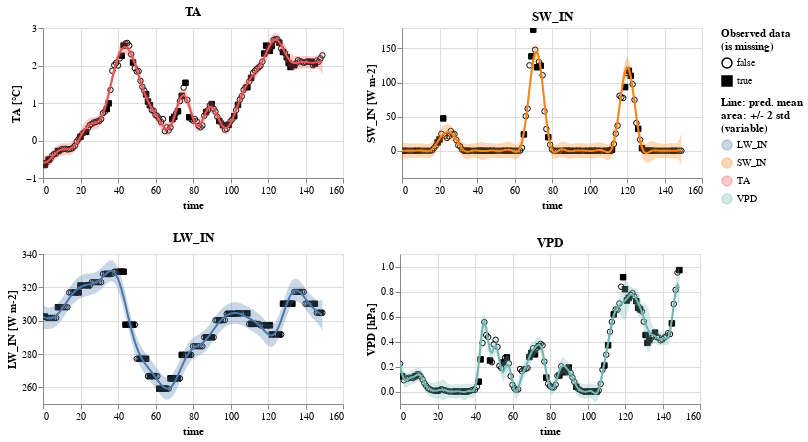

The code cell stored with this chart in its notebook:
### Code cell
res_r_gaps.display_results(plot_args = {'bind_interaction': False})

### Figure 1 — Vega-Lite specification as saved in the notebook (floating-point values rounded to 4 significant figures; data arrays with more than 128 entries replaced by an {"elided": "..."} marker saying what was removed)
{"config": {"view": {"continuousWidth": 400, "continuousHeight": 300}}, "vconcat": [{"hconcat": [{"layer": [{"data": {"name": "data-4444305ed2dd5fb34d6ea715918f0433"}, "mark": {"type": "point", "color": "black", "fillOpacity": 1, "strokeWidth": 1}, "encoding": {"fill": {"field": "is_missing", "legend": {"title": ["Observed data", "(is missing)"]}, "scale": {"range": ["#ffffff00", "black"]}, "type": "nominal"}, "shape": {"field": "is_missing", "type": "nominal"}, "x": {"field": "time", "type": "quantitative"}, "y": {"field": "value", "scale": {"zero": false}, "title": "TA [°C]", "type": "quantitative"}}}, {"layer": [{"mark": "errorband", "encoding": {"color": {"field": "variable", "legend": {"title": ["Line: pred. mean", "area: +/- 2 std", "(variable)"]}, "type": "nominal"}, "tooltip": [{"field": "std", "format": ".4", "type": "quantitative"}, {"field": "mean", "format": ".4", "type": "quantitative"}], "x": {"field": "time", "type": "quantitative"}, "y": {"field": "err_low", "scale": {"zero": false}, "title": "TA [°C]", "type": "quantitative"}, "y2": {"field": "err_high"}}, "height": 150, "transform": [{"calculate": "datum.mean - 2 * datum.std", "as": "err_low"}, {"calculate": "datum.mean + 2 * datum.std", "as": "err_high"}], "width": 300}, {"mark": "line", "encoding": {"color": {"field": "variable", "type": "nominal"}, "x": {"field": "time", "type": "quantitative"}, "y": {"field": "mean", "scale": {"zero": false}, "title": "TA [°C]", "type": "quantitative"}}, "selection": {"selector001": {"type": "interval", "bind": "scales"}}, "title": "TA"}], "data": {"name": "data-b3a64dd73ccee3ac8161964131b6802f"}}]}, {"layer": [{"data": {"name": "data-208d0b466b3e77f592197092974c820e"}, "mark": {"type": "point", "color": "black", "fillOpacity": 1, "strokeWidth": 1}, "encoding": {"fill": {"field": "is_missing", "legend": {"title": ["Observed data", "(is missing)"]}, "scale": {"range": ["#ffffff00", "black"]}, "type": "nominal"}, "shape": {"field": "is_missing", "type": "nominal"}, "x": {"field": "time", "type": "quantitative"}, "y": {"field": "value", "scale": {"zero": false}, "title": "SW_IN [W m-2]", "type": "quantitative"}}}, {"layer": [{"mark": "errorband", "encoding": {"color": {"field": "variable", "legend": {"title": ["Line: pred. mean", "area: +/- 2 std", "(variable)"]}, "type": "nominal"}, "tooltip": [{"field": "std", "format": ".4", "type": "quantitative"}, {"field": "mean", "format": ".4", "type": "quantitative"}], "x": {"field": "time", "type": "quantitative"}, "y": {"field": "err_low", "scale": {"zero": false}, "title": "SW_IN [W m-2]", "type": "quantitative"}, "y2": {"field": "err_high"}}, "height": 150, "transform": [{"calculate": "datum.mean - 2 * datum.std", "as": "err_low"}, {"calculate": "datum.mean + 2 * datum.std", "as": "err_high"}], "width": 300}, {"mark": "line", "encoding": {"color": {"field": "variable", "type": "nominal"}, "x": {"field": "time", "type": "quantitative"}, "y": {"field": "mean", "scale": {"zero": false}, "title": "SW_IN [W m-2]", "type": "quantitative"}}, "selection": {"selector002": {"type": "interval", "bind": "scales"}}, "title": "SW_IN"}], "data": {"name": "data-a09eb0ee5d830976416c7132a9dbe952"}}]}]}, {"hconcat": [{"layer": [{"data": {"name": "data-f3902519fdae8ed84935978a4731e92a"}, "mark": {"type": "point", "color": "black", "fillOpacity": 1, "strokeWidth": 1}, "encoding": {"fill": {"field": "is_missing", "legend": {"title": ["Observed data", "(is missing)"]}, "scale": {"range": ["#ffffff00", "black"]}, "type": "nominal"}, "shape": {"field": "is_missing", "type": "nominal"}, "x": {"field": "time", "type": "quantitative"}, "y": {"field": "value", "scale": {"zero": false}, "title": "LW_IN [W m-2]", "type": "quantitative"}}}, {"layer": [{"mark": "errorband", "encoding": {"color": {"field": "variable", "legend": {"title": ["Line: pred. mean", "area: +/- 2 std", "(variable)"]}, "type": "nominal"}, "tooltip": [{"field": "std", "format": ".4", "type": "quantitative"}, {"field": "mean", "format": ".4", "type": "quantitative"}], "x": {"field": "time", "type": "quantitative"}, "y": {"field": "err_low", "scale": {"zero": false}, "title": "LW_IN [W m-2]", "type": "quantitative"}, "y2": {"field": "err_high"}}, "height": 150, "transform": [{"calculate": "datum.mean - 2 * datum.std", "as": "err_low"}, {"calculate": "datum.mean + 2 * datum.std", "as": "err_high"}], "width": 300}, {"mark": "line", "encoding": {"color": {"field": "variable", "type": "nominal"}, "x": {"field": "time", "type": "quantitative"}, "y": {"field": "mean", "scale": {"zero": false}, "title": "LW_IN [W m-2]", "type": "quantitative"}}, "selection": {"selector003": {"type": "interval", "bind": "scales"}}, "title": "LW_IN"}], "data": {"name": "data-a2f265952531d9c72035a440adec5a26"}}]}, {"layer": [{"data": {"name": "data-e2b44019a2b9c76e9e0ce01b3510c6cf"}, "mark": {"type": "point", "color": "black", "fillOpacity": 1, "strokeWidth": 1}, "encoding": {"fill": {"field": "is_missing", "legend": {"title": ["Observed data", "(is missing)"]}, "scale": {"range": ["#ffffff00", "black"]}, "type": "nominal"}, "shape": {"field": "is_missing", "type": "nominal"}, "x": {"field": "time", "type": "quantitative"}, "y": {"field": "value", "scale": {"zero": false}, "title": "VPD [hPa]", "type": "quantitative"}}}, {"layer": [{"mark": "errorband", "encoding": {"color": {"field": "variable", "legend": {"title": ["Line: pred. mean", "area: +/- 2 std", "(variable)"]}, "type": "nominal"}, "tooltip": [{"field": "std", "format": ".4", "type": "quantitative"}, {"field": "mean", "format": ".4", "type": "quantitative"}], "x": {"field": "time", "type": "quantitative"}, "y": {"field": "err_low", "scale": {"zero": false}, "title": "VPD [hPa]", "type": "quantitative"}, "y2": {"field": "err_high"}}, "height": 150, "transform": [{"calculate": "datum.mean - 2 * datum.std", "as": "err_low"}, {"calculate": "datum.mean + 2 * datum.std", "as": "err_high"}], "width": 300}, {"mark": "line", "encoding": {"color": {"field": "variable", "type": "nominal"}, "x": {"field": "time", "type": "quantitative"}, "y": {"field": "mean", "scale": {"zero": false}, "title": "VPD [hPa]", "type": "quantitative"}}, "selection": {"selector004": {"type": "interval", "bind": "scales"}}, "title": "VPD"}], "data": {"name": "data-9b9c2d658a2b0923d383f2bdbf4f4408"}}]}]}, {"hconcat": []}, {"hconcat": []}, {"hconcat": []}, {"hconcat": []}, {"hconcat": []}, {"hconcat": []}, {"hconcat": []}, {"hconcat": []}, {"hconcat": []}, {"hconcat": []}, {"hconcat": []}, {"hconcat": []}, {"hconcat": []}, {"hconcat": []}, {"hconcat": []}, {"hconcat": []}, {"hconcat": []}, {"hconcat": []}, {"hconcat": []}, {"hconcat": []}, {"hconcat": []}, {"hconcat": []}, {"hconcat": []}, {"hconcat": []}, {"hconcat": []}, {"hconcat": []}, {"hconcat": []}, {"hconcat": []}, {"hconcat": []}, {"hconcat": []}, {"hconcat": []}, {"hconcat": []}, {"hconcat": []}, {"hconcat": []}, {"hconcat": []}, {"hconcat": []}, {"hconcat": []}, {"hconcat": []}, {"hconcat": []}, {"hconcat": []}, {"hconcat": []}, {"hconcat": []}, {"hconcat": []}, {"hconcat": []}, {"hconcat": []}, {"hconcat": []}, {"hconcat": []}, {"hconcat": []}, {"hconcat": []}, {"hconcat": []}, {"hconcat": []}, {"hconcat": []}, {"hconcat": []}, {"hconcat": []}, {"hconcat": []}, {"hconcat": []}, {"hconcat": []}, {"hconcat": []}, {"hconcat": []}, {"hconcat": []}, {"hconcat": []}, {"hconcat": []}, {"hconcat": []}, {"hconcat": []}, {"hconcat": []}, {"hconcat": []}, {"hconcat": []}, {"hconcat": []}, {"hconcat": []}, {"hconcat": []}, {"hconcat": []}, {"hconcat": []}, {"hconcat": []}, {"hconcat": []}, {"hconcat": []}, {"hconcat": []}, {"hconcat": []}, {"hconcat": []}, {"hconcat": []}, {"hconcat": []}, {"hconcat": []}, {"hconcat": []}, {"hconcat": []}, {"hconcat": []}, {"hconcat": []}, {"hconcat": []}, {"hconcat": []}, {"hconcat": []}, {"hconcat": []}, {"hconcat": []}, {"hconcat": []}, {"hconcat": []}, {"hconcat": []}, {"hconcat": []}, {"hconcat": []}, {"hconcat": []}, {"hconcat": []}, {"hconcat": []}, {"hconcat": []}, {"hconcat": []}, {"hconcat": []}, {"hconcat": []}, {"hconcat": []}, {"hconcat": []}, {"hconcat": []}, {"hconcat": []}, {"hconcat": []}, {"hconcat": []}, {"hconcat": []}, {"hconcat": []}, {"hconcat": []}, {"hconcat": []}, {"hconcat": []}, {"hconcat": []}, {"hconcat": []}, {"hconcat": []}, {"hconcat": []}, {"hconcat": []}, {"hconcat": []}, {"hconcat": []}, {"hconcat": []}, {"hconcat": []}, {"hconcat": []}, {"hconcat": []}, {"hconcat": []}, {"hconcat": []}, {"hconcat": []}, {"hconcat": []}, {"hconcat": []}, {"hconcat": []}, {"hconcat": []}, {"hconcat": []}, {"hconcat": []}, {"hconcat": []}, {"hconcat": []}, {"hconcat": []}, {"hconcat": []}, {"hconcat": []}, {"hconcat": []}, {"hconcat": []}, {"hconcat": []}, {"hconcat": []}, {"hconcat": []}, {"hconcat": []}, {"hconcat": []}, {"hconcat": []}, {"hconcat": []}, {"hconcat": []}, {"hconcat": []}, {"hconcat": []}, {"hconcat": []}, {"hconcat": []}, {"hconcat": []}, {"hconcat": []}, {"hconcat": []}, {"hconcat": []}, {"hconcat": []}, {"hconcat": []}, {"hconcat": []}, {"hconcat": []}, {"hconcat": []}, {"hconcat": []}, {"hconcat": []}, {"hconcat": []}, {"hconcat": []}, {"hconcat": []}, {"hconcat": []}, {"hconcat": []}, {"hconcat": []}, {"hconcat": []}, {"hconcat": []}, {"hconcat": []}, {"hconcat": []}, {"hconcat": []}, {"hconcat": []}, {"hconcat": []}, {"hconcat": []}, {"hconcat": []}, {"hconcat": []}, {"hconcat": []}, {"hconcat": []}, {"hconcat": []}, {"hconcat": []}, {"hconcat": []}, {"hconcat": []}, {"hconcat": []}, {"hconcat": []}, {"hconcat": []}, {"hconcat": []}, {"hconcat": []}, {"hconcat": []}, {"hconcat": []}, {"hconcat": []}, {"hconcat": []}, {"hconcat": []}, {"hconcat": []}, {"hconcat": []}, {"hconcat": []}, {"hconcat": []}, {"hconcat": []}, {"hconcat": []}, {"hconcat": []}, {"hconcat": []}, {"hconcat": []}, {"hconcat": []}, {"hconcat": []}, {"hconcat": []}, {"hconcat": []}, {"hconcat": []}, {"hconcat": []}, {"hconcat": []}, {"hconcat": []}, {"hconcat": []}, {"hconcat": []}, {"hconcat": []}, {"hconcat": []}, {"hconcat": []}, {"hconcat": []}, {"hconcat": []}, {"hconcat": []}, {"hconcat": []}, {"hconcat": []}, {"hconcat": []}, {"hconcat": []}, {"hconcat": []}, {"hconcat": []}, {"hconcat": []}, {"hconcat": []}, {"hconcat": []}, {"hconcat": []}, {"hconcat": []}, {"hconcat": []}, {"hconcat": []}, {"hconcat": []}, {"hconcat": []}, {"hconcat": []}, {"hconcat": []}, {"hconcat": []}, {"hconcat": []}, {"hconcat": []}, {"hconcat": []}, {"hconcat": []}, {"hconcat": []}, {"hconcat": []}, {"hconcat": []}, {"hconcat": []}, {"hconcat": []}, {"hconcat": []}, {"hconcat": []}, {"hconcat": []}, {"hconcat": []}, {"hconcat": []}, {"hconcat": []}, {"hconcat": []}, {"hconcat": []}, {"hconcat": []}, {"hconcat": []}, {"hconcat": []}, {"hconcat": []}, {"hconcat": []}, {"hconcat": []}, {"hconcat": []}, {"hconcat": []}, {"hconcat": []}, {"hconcat": []}, {"hconcat": []}, {"hconcat": []}, {"hconcat": []}, {"hconcat": []}, {"hconcat": []}, {"hconcat": []}, {"hconcat": []}, {"hconcat": []}, {"hconcat": []}, {"hconcat": []}, {"hconcat": []}, {"hconcat": []}, {"hconcat": []}, {"hconcat": []}, {"hconcat": []}, {"hconcat": []}, {"hconcat": []}, {"hconcat": []}, {"hconcat": []}, {"hconcat": []}, {"hconcat": []}, {"hconcat": []}, {"hconcat": []}, {"hconcat": []}, {"hconcat": []}, {"hconcat": []}, {"hconcat": []}, {"hconcat": []}, {"hconcat": []}, {"hconcat": []}, {"hconcat": []}, {"hconcat": []}, {"hconcat": []}], "$schema": "https://vega.github.io/schema/vega-lite/v4.17.0.json", "datasets": {"data-4444305ed2dd5fb34d6ea715918f0433": {"elided": "150 records"}, "data-b3a64dd73ccee3ac8161964131b6802f": {"elided": "150 records"}, "data-208d0b466b3e77f592197092974c820e": {"elided": "150 records"}, "data-a09eb0ee5d830976416c7132a9dbe952": {"elided": "150 records"}, "data-f3902519fdae8ed84935978a4731e92a": {"elided": "150 records"}, "data-a2f265952531d9c72035a440adec5a26": {"elided": "150 records"}, "data-e2b44019a2b9c76e9e0ce01b3510c6cf": {"elided": "150 records"}, "data-9b9c2d658a2b0923d383f2bdbf4f4408": {"elided": "150 records"}}}
